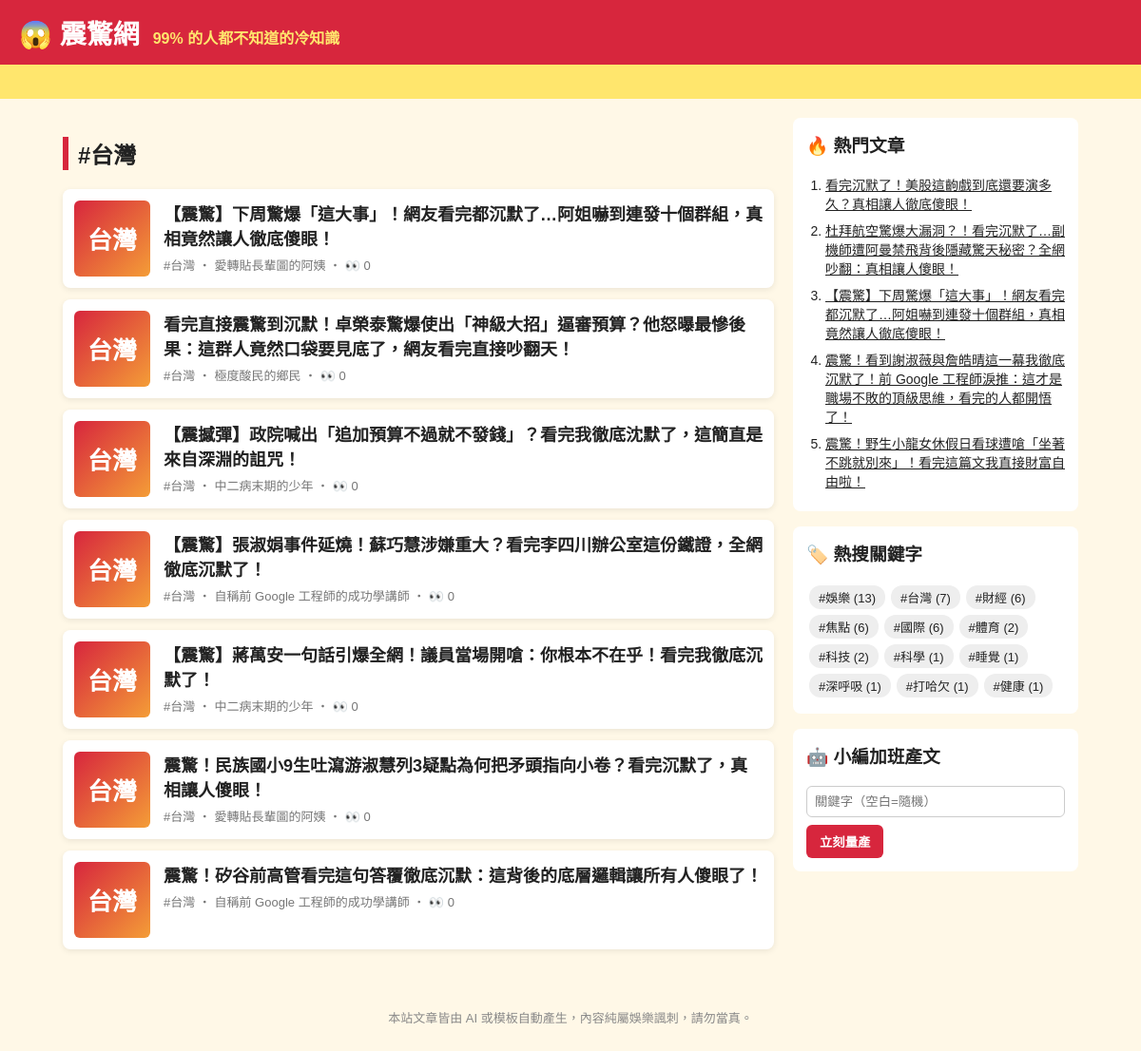
The page /tag/台灣/ on the database as committed earlier.
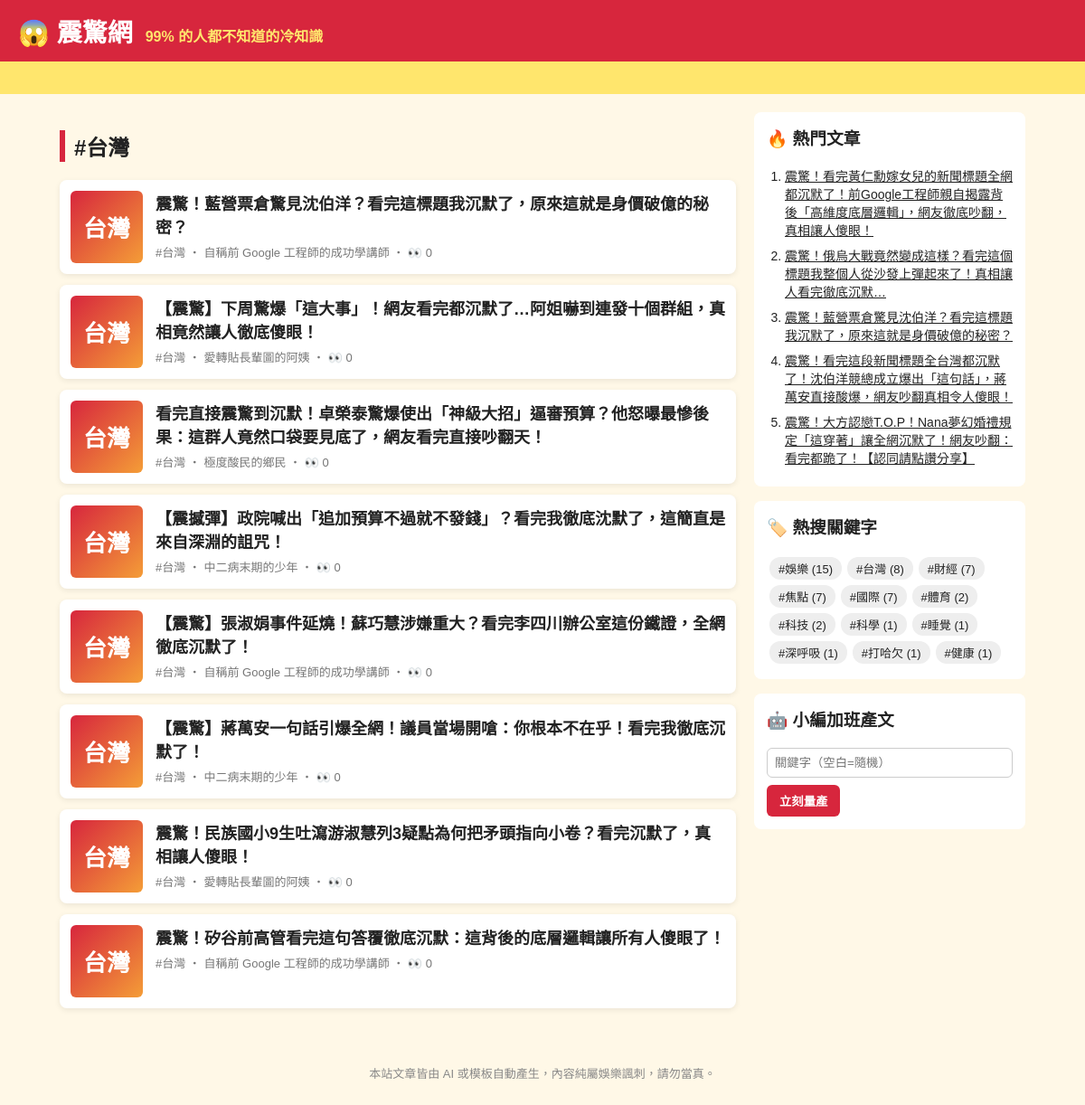
The same page on the database as committed later.
### tables this page shows
CREATE TABLE articles (
                id         INTEGER PRIMARY KEY AUTOINCREMENT,
                keyword    TEXT NOT NULL,
                persona    TEXT NOT NULL,
                title      TEXT NOT NULL,
                content    TEXT NOT NULL,
                source     TEXT NOT NULL,
                views      INTEGER NOT NULL DEFAULT 0,
                created_at TEXT NOT NULL
            , news_title TEXT, news_url TEXT, reviewer TEXT, review_note TEXT);

### app.py (the view)
@app.route("/tag/<keyword>/")
def tag(keyword):
    return render_template("index.html", articles=db.list_articles(keyword=keyword), heading=f"#{keyword}")

### app.py (called while the page is built)
@app.context_processor
def sidebar():
    return {"hot": db.hot_articles(), "tags": db.keywords(), "static_site": app.config["STATIC_SITE"]}

### db.py (called while the page is built)
def connect():
    conn = sqlite3.connect(DB_PATH)
    conn.row_factory = sqlite3.Row
    return conn

def list_articles(limit=50, keyword=None):
    with connect() as conn:
        if keyword:
            return conn.execute(
                "SELECT * FROM articles WHERE keyword = ? ORDER BY id DESC LIMIT ?", (keyword, limit)
            ).fetchall()
        return conn.execute("SELECT * FROM articles ORDER BY id DESC LIMIT ?", (limit,)).fetchall()

def hot_articles(limit=5):
    with connect() as conn:
        return conn.execute("SELECT * FROM articles ORDER BY views DESC, id DESC LIMIT ?", (limit,)).fetchall()

def keywords():
    with connect() as conn:
        return conn.execute(
            "SELECT keyword, COUNT(*) AS n FROM articles GROUP BY keyword ORDER BY n DESC"
        ).fetchall()

### templates/index.html
{% extends "base.html" %}
{% block content %}
<h2 class="heading">{{ heading }}</h2>
{% for a in articles %}
  <a class="card" href="{{ url_for('article', article_id=a.id) }}">
    <div class="thumb">{{ a.keyword[:2] }}</div>
    <div>
      <h3>{{ a.title }}</h3>
      <p class="meta">#{{ a.keyword }} ‧ {{ a.persona }}{% if not static_site %} ‧ 👀 {{ a.views }}{% endif %}</p>
    </div>
  </a>
{% else %}
  <p class="empty">還沒有文章。執行 <code>python generator.py -n 5</code> 或用右邊按鈕開始量產。</p>
{% endfor %}
{% endblock %}

### templates/base.html (shortened to what this page needs)
<!doctype html>
<html lang="zh-Hant">
<head>
  <link rel="stylesheet" href="{{ url_for('static', filename='style.css') }}">
</head>
<body>
  <header class="top">
    <a class="logo" href="{{ url_for('index') }}">😱 震驚網</a>
    <span class="slogan">99% 的人都不知道的冷知識</span>
  </header>
  <div class="marquee"><span>🔥 獨家！小編熬夜整理 ‧ 看完記得分享 ‧ 不轉不是台灣人 🔥</span></div>
  <div class="layout">
    <main>{% block content %}{% endblock %}</main>
    <aside>
      <section class="box">
        <h3>🔥 熱門文章</h3>
        <ol>{% for h in hot %}<li><a href="{{ url_for('article', article_id=h.id) }}">{{ h.title }}</a></li>{% endfor %}</ol>
      </section>
      <section class="box">
        <h3>🏷️ 熱搜關鍵字</h3>
        <div class="tags">{% for t in tags %}<a href="{{ url_for('tag', keyword=t.keyword) }}">#{{ t.keyword }} ({{ t.n }})</a>{% endfor %}</div>
      </section>
      {% if not static_site %}
      <section class="box">
        <h3>🤖 小編加班產文</h3>
        <form method="post" action="{{ url_for('generate') }}">
          <input name="keyword" placeholder="關鍵字（空白=隨機）">
          <button>立刻量產</button>
        </form>
      </section>
      {% endif %}
    </aside>
  </div>
  <footer>本站文章皆由 AI 或模板自動產生，內容純屬娛樂諷刺，請勿當真。</footer>
</body>
</html>

### static/style.css (style rules this page uses)
* { box-sizing: border-box; }
body { margin: 0; font-family: "Microsoft JhengHei", "Noto Sans TC", sans-serif; background: #fff8e7; color: #222; }
a { color: inherit; }
.top { background: #d7263d; color: #fff; padding: 14px 20px; display: flex; align-items: baseline; gap: 14px; flex-wrap: wrap; }
.logo { font-size: 28px; font-weight: 900; text-decoration: none; }
.slogan { color: #ffe66d; font-weight: bold; }
.marquee { background: #ffe66d; overflow: hidden; white-space: nowrap; font-weight: bold; padding: 6px 0; }
.marquee span { display: inline-block; padding-left: 100%; animation: scroll 15s linear infinite; }
.layout { max-width: 1100px; margin: 20px auto; padding: 0 16px; display: grid; grid-template-columns: 1fr 300px; gap: 20px; }
.heading { border-left: 6px solid #d7263d; padding-left: 10px; }
.card { display: flex; gap: 14px; background: #fff; border-radius: 8px; padding: 12px; margin-bottom: 12px; text-decoration: none; box-shadow: 0 2px 6px rgba(0,0,0,.08); }
.card h3 { margin: 0 0 6px; font-size: 18px; }
.thumb { flex: 0 0 80px; height: 80px; border-radius: 6px; background: linear-gradient(135deg, #d7263d, #f49d37); color: #fff; font-size: 26px; font-weight: 900; display: grid; place-items: center; }
.meta { color: #777; font-size: 13px; margin: 0; }
.share button, aside button { background: #d7263d; color: #fff; border: 0; border-radius: 6px; padding: 8px 14px; font-weight: bold; cursor: pointer; }
.box { background: #fff; border-radius: 8px; padding: 14px; margin-bottom: 16px; }
.box h3 { margin-top: 0; }
.box ol { padding-left: 20px; margin: 0; }
.box li { margin-bottom: 8px; font-size: 14px; }
.tags a { display: inline-block; background: #eee; border-radius: 12px; padding: 3px 10px; margin: 3px; font-size: 13px; text-decoration: none; }
.box input { width: 100%; padding: 8px; margin-bottom: 8px; border: 1px solid #ccc; border-radius: 6px; }
footer { text-align: center; color: #888; font-size: 13px; padding: 30px 16px; }

Rows that differ between the two databases and show on the page:
no longer on one of the page's lists (row unchanged): articles: title "【震驚】下周驚爆「這大事」！網友看完都沉默了…阿姐嚇到連發十個群組，真相竟然讓人徹底傻眼！"
no longer on this page (row unchanged): articles: title "看完沉默了！美股這齣戲到底還要演多久？真相讓人徹底傻眼！", shown under "🔥 熱門文章"
no longer on this page (row unchanged): articles: title "杜拜航空驚爆大漏洞？！看完沉默了…副機師遭阿曼禁飛背後隱藏驚天秘密？全網吵翻：真相讓人傻眼！", shown under "🔥 熱門文章"
no longer on this page (row unchanged): articles: title "震驚！看到謝淑薇與詹皓晴這一幕我徹底沉默了！前 Google 工程師淚推：這才是職場不敗的頂級思維，看完的人都開悟了！", shown under "🔥 熱門文章"
no longer on this page (row unchanged): articles: title "震驚！野生小龍女休假日看球遭嗆「坐著不跳就別來」！看完這篇文我直接財富自由啦！", shown under "🔥 熱門文章"
added articles: keyword "台灣", title "震驚！藍營票倉驚見沈伯洋？看完這標題我沉默了，原來這就是身價破億的秘密？", persona "自稱前 Google 工程師的成功學講師", views "0"
added articles: title "震驚！看完黃仁勳嫁女兒的新聞標題全網都沉默了！前Google工程師親自揭露背後「高維度底層邏輯」，網友徹底吵翻，真相讓人傻眼！", shown under "🔥 熱門文章"
added articles: title "震驚！俄烏大戰竟然變成這樣？看完這個標題我整個人從沙發上彈起來了！真相讓人看完徹底沉默…", shown under "🔥 熱門文章"
added articles: title "震驚！看完這段新聞標題全台灣都沉默了！沈伯洋競總成立爆出「這句話」，蔣萬安直接酸爆，網友吵翻真相令人傻眼！", shown under "🔥 熱門文章"
added articles: title "震驚！大方認戀T.O.P！Nana夢幻婚禮規定「這穿著」讓全網沉默了！網友吵翻：看完都跪了！【認同請點讚分享】", shown under "🔥 熱門文章"
Other text that changed with them:
new list line: "# 娛樂 ( 15 )"
new list line: "# 台灣 ( 8 )"
new list line: "# 財經 ( 7 )"
new list line: "# 焦點 ( 7 )"
new list line: "# 國際 ( 7 )"
list line gone: "# 娛樂 ( 13 )"
list line gone: "# 台灣 ( 7 )"
list line gone: "# 財經 ( 6 )"
list line gone: "# 焦點 ( 6 )"
list line gone: "# 國際 ( 6 )"
